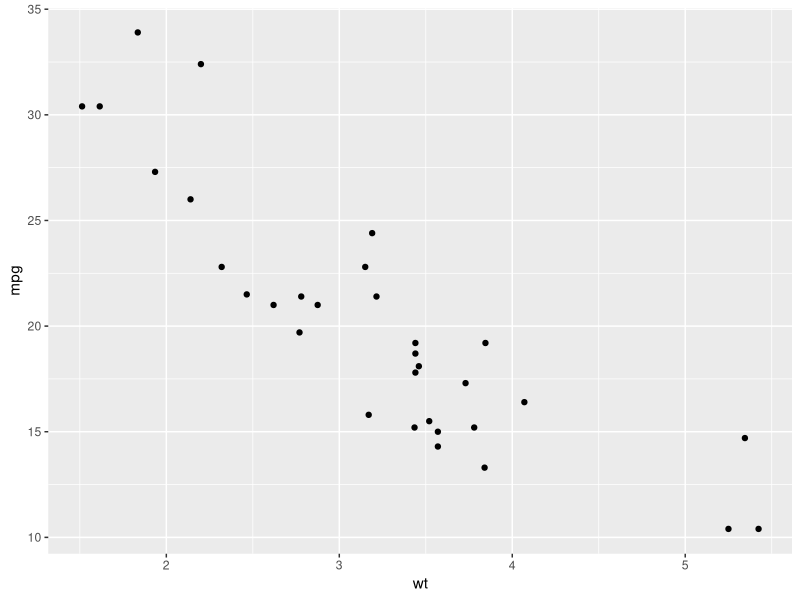
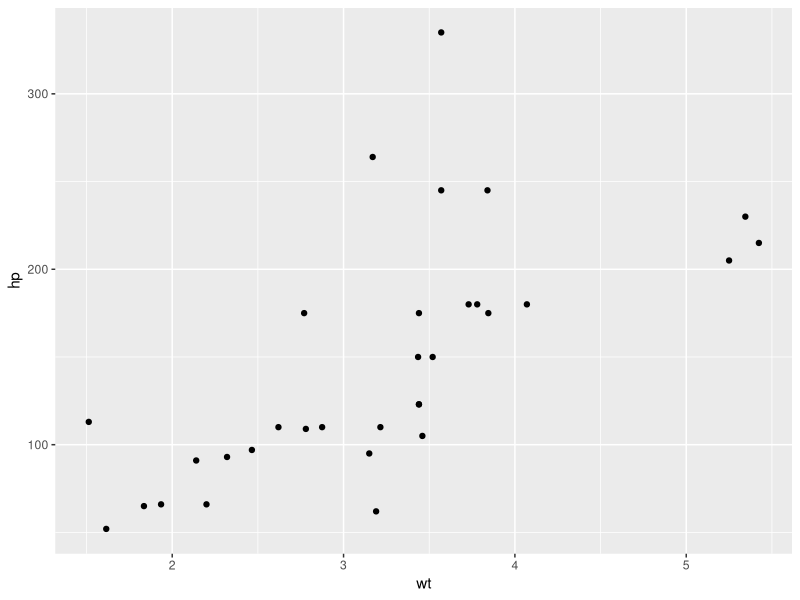
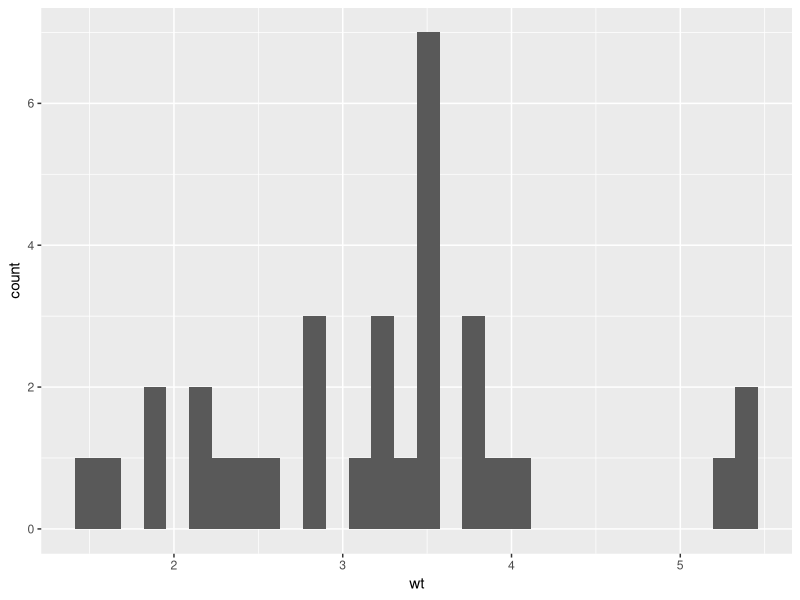
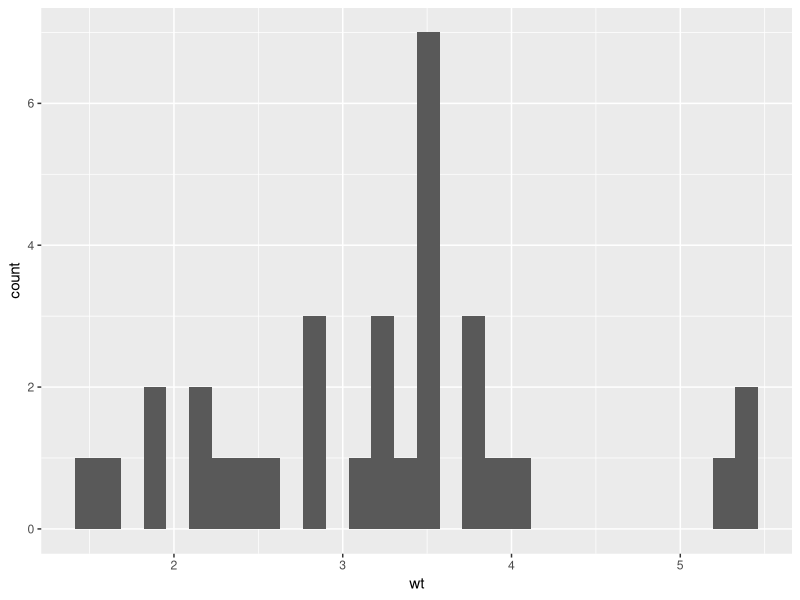

Recreate these plots in R, in order.
## ---- chunk 1
0.1 + 0.1 + 0.1 - 0.3
0.3 - 0.1 - 0.1 - 0.1 # a variation

# run this if you want to avoid scientific notation
options(scipen = 999)
## ---- chunk 2
# install.packages("tidyverse")
library(tidyverse)
## ---- chunk 3
mtcars[mtcars$cyl == 6 & mtcars$mpg > 20, c("mpg", "hp")]
## ---- chunk 4
mtcars %>%
  filter(cyl == 6, mpg > 20) |> # reminder that %>% is the same thing
  select(mpg, hp)
## ---- chunk 5
#| label: load-data
data(mtcars) # reads in the data & adds it to your environment as a dataframe
mtcars
#command shift m is the one after mtcars
mtcars <- mtcars |>
  rownames_to_column("model")

View(mtcars)
head(mtcars,10) #preview 
summary(mtcars)
?mtcars #opens help info in the bottom right window 

tail(mtcars,5)
mean(mtcars$mpg) # $ lets u select a variable/column in a dataframe

mean(mtcars$hp)
median(mtcars$hp)
## ---- chunk 6

mean(mtcars$mpg)
## ---- chunk 7

mean(mtcars$hp)
## ---- chunk 8

median(mtcars$hp)
## ---- chunk 9
# this is a scatterplot of mpg by wt
#aes is aesthetics
ggplot(data = mtcars, aes(x = wt, y = mpg)) +
  geom_point()

## ---- chunk 10
ggplot(data = mtcars, aes(x = wt, y = hp)) +
  geom_point()

#histogram
ggplot(data=mtcars, aes(x=wt)) +
  geom_histogram()



#anything below we'llw work on later
mtcars <- mtcars |> 
  mutate(am_f = factor(am, labels = c ("auto", "manual")))

class(mtcars$am_f)

ggplot(data=mtcars, aes(x=wt)) +
  geom_histogram()
